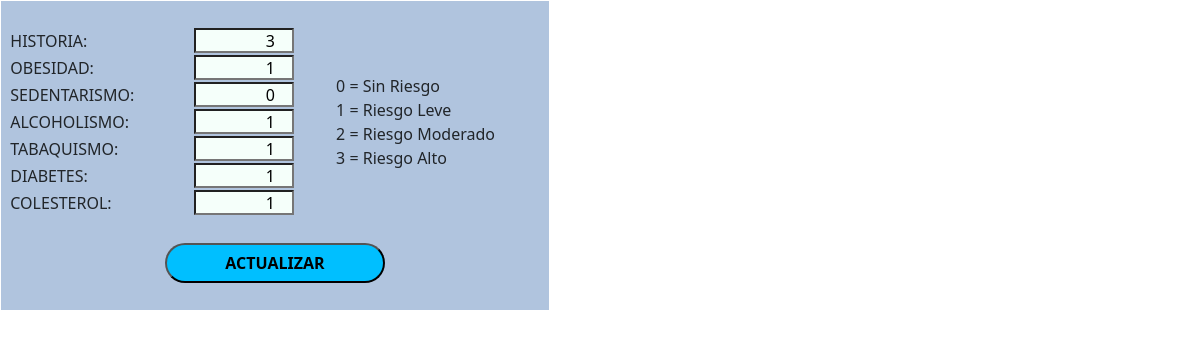
The page /factores_agregar.php on the database its author committed.
### tables this page shows
CREATE TABLE `factores` (
  `id` int(11) NOT NULL,
  `dui` int(10) NOT NULL,
  `historia` char(1) NOT NULL DEFAULT '0',
  `obesidad` char(1) NOT NULL DEFAULT '0',
  `sedentarismo` char(1) NOT NULL DEFAULT '0',
  `alcoholismo` char(1) NOT NULL DEFAULT '0',
  `tabaquismo` char(1) NOT NULL DEFAULT '0',
  `diabetes` char(1) NOT NULL DEFAULT '0',
  `colesterol` char(1) NOT NULL DEFAULT '0',
  `ingreso` date NOT NULL DEFAULT current_timestamp()
);

### factores_cargar_paciente.php (called while the page is built)
<?php
$dsn = 'mysql:host=localhost;dbname=ta';
$username = 'root';
$password = '';
try {
    $pdo = new PDO($dsn, $username, $password);
    $pdo->setAttribute(PDO::ATTR_ERRMODE, PDO::ERRMODE_EXCEPTION);
    $stmt = $pdo->prepare("SELECT dui FROM tmppaciente LIMIT 1");
    $stmt->execute();
    $dui = $stmt->fetchColumn();
    if ($dui) {
        $stmt = $pdo->prepare("SELECT historia, obesidad, sedentarismo, alcoholismo, tabaquismo, diabetes, colesterol
                               FROM factores WHERE dui = :dui");
        $stmt->bindParam(':dui', $dui, PDO::PARAM_STR);
        $stmt->execute();
        $factor = $stmt->fetch(PDO::FETCH_ASSOC);
        if ($factor) {
            $historia = $factor['historia'];
            $obesidad = $factor['obesidad'];
            $sedentarismo = $factor['sedentarismo'];
            $alcoholismo = $factor['alcoholismo'];
            $tabaquismo = $factor['tabaquismo'];
            $diabetes = $factor['diabetes'];
            $colesterol = $factor['colesterol'];
        } else {
            echo "No se encontró ningún registro en la tabla factores para el DUI especificado.";
        }
    } else {
        echo "No se encontró ningún DUI en la tabla tmppaciente.";
    }
} catch (PDOException $e) {
    echo "Error: " . $e->getMessage();
}

### factores_agregar.php (the view)
<!DOCTYPE html>
<html>
    <head>
        <?php
            include_once "css.php";
            include_once "factores_cargar_paciente.php";
        ?>
    </head>
    <body>
        <table border="0" width="550px">
            <tr>
                <td>
                    <form action="factores_actualizar.php" method="POST">
                        <table class="tablaDatos">
                            <tr><td>&nbsp;</td></tr>
                            <tr>
                                <td width="35%">
                                    &nbsp; HISTORIA:
                                </td>
                                <td>
                                    <input type="number" min="0" max="3" name="txtHistoria" class="textoFactores" value="<?php echo $historia; ?>" >
                                </td>
                                <td rowspan="7">
                                    &nbsp; 0 = Sin Riesgo       <br>
                                    &nbsp; 1 = Riesgo Leve      <br>
                                    &nbsp; 2 = Riesgo Moderado  <br>
                                    &nbsp; 3 = Riesgo Alto
                                </td>
                            </tr>
                            <tr>
                                <td>
                                    &nbsp; OBESIDAD:
                                </td>
                                <td>
                                    <input type="number" min="0" max="3" name="txtObesidad" class="textoFactores" value="<?php echo $obesidad; ?>">
                                </td>
                            </tr>
                            <tr>
                                <td>
                                    &nbsp; SEDENTARISMO:
                                </td>
                                <td>
                                    <input type="number" min="0" max="3" name="txtSedentarismo" class="textoFactores" value="<?php echo $sedentarismo; ?>">
                                </td>
                            </tr>
                            <tr>
                                <td>
                                    &nbsp; ALCOHOLISMO:
                                </td>
                                <td>
                                    <input type="number" min="0" max="3" name="txtAlcoholismo" class="textoFactores" value="<?php echo $alcoholismo; ?>">
                                </td>
                            </tr>
                            <tr>
                                <td>
                                    &nbsp; TABAQUISMO:
                                </td>
                                <td>
                                    <input type="number" min="0" max="3" name="txtTabaquismo" class="textoFactores" value="<?php echo $tabaquismo; ?>">
                                </td>
                            </tr>
                            <tr>
                                <td>
                                    &nbsp; DIABETES:
                                </td>
                                <td>
                                    <input type="number" min="0" max="3" name="txtDiabetes" class="textoFactores" value="<?php echo $diabetes; ?>">
                                </td>
                            </tr>
                            <tr>
                                <td>
                                    &nbsp; COLESTEROL:
                                </td>
                                <td>
                                    <input type="number" min="0" max="3" name="txtColesterol" class="textoFactores" value="<?php echo $colesterol; ?>">
                                </td>
                            </tr>
                            <tr><td>&nbsp;</td></tr>
                            <tr>
                                <td colspan="3" align="center">
                                    <input type="submit" name="btnActualizar" value="ACTUALIZAR" class="botonAceptar">
                                </td>
                            </tr>
                            <tr><td>&nbsp;</td></tr>
                        </table>
                    </form>
                </td>
            </tr>
        </table>
    </body>
</html>

### css.php (style rules this page uses)
.tablaDatos { width: 100%; background-color:lightsteelblue; }
.textoFactores { width: 100px; height: 25px; background-color:mintcream; font-size: 16px; text-transform: uppercase; text-align: right; }
.botonAceptar { font-weight: bold; width: 220px; height: 40px; background-color:deepskyblue; border-radius: 25px; color: black; }

### rows shown on the page
factores: txtHistoria "3", txtObesidad "1", txtSedentarismo "0", txtAlcoholismo "1", txtTabaquismo "1", txtDiabetes "1", txtColesterol "1"
